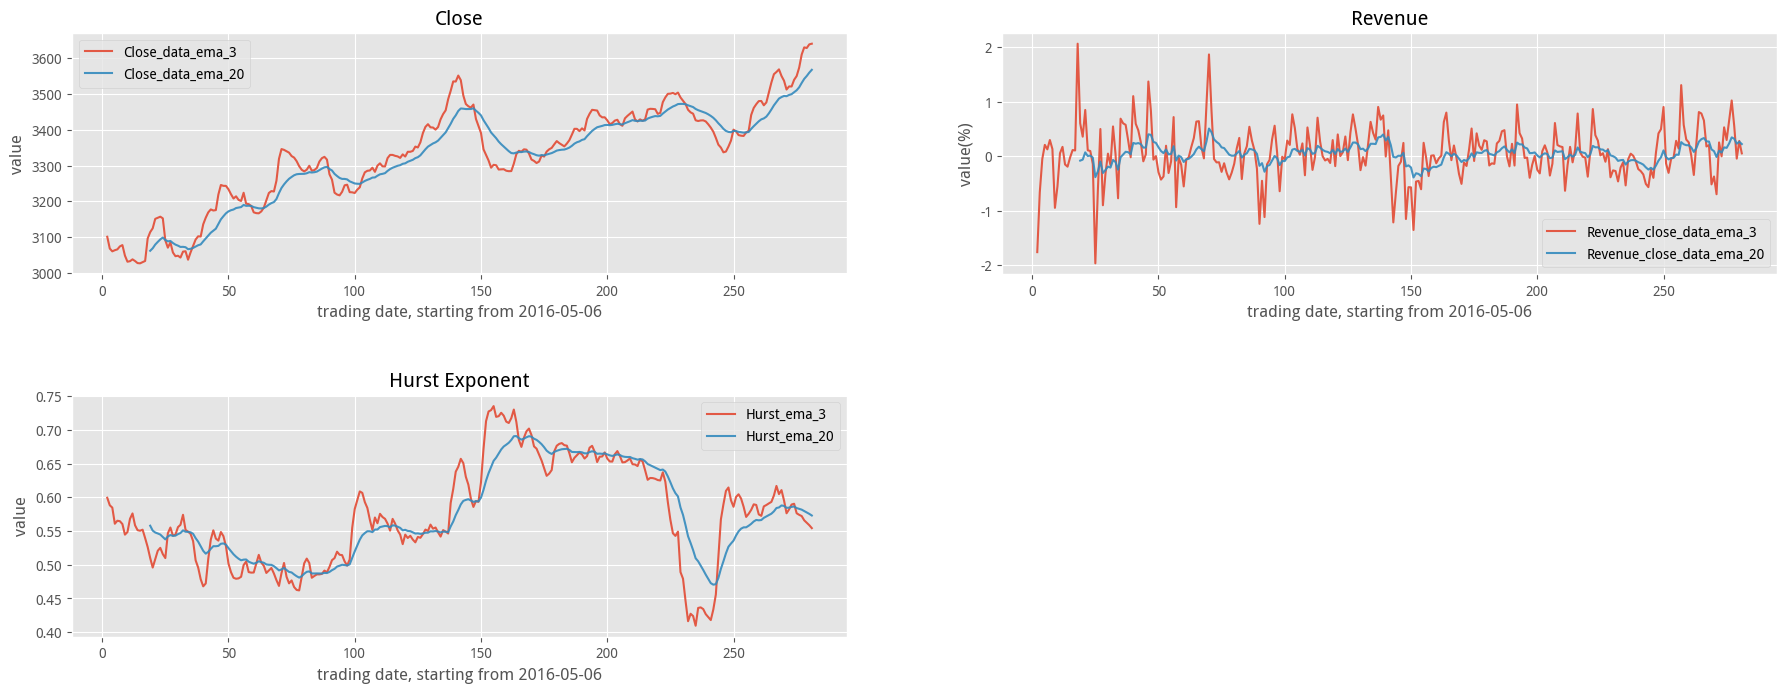

Here is the Python script that generated this plot:
'''
本篇可直接在 rq 的 notebook 运行，无需回测
取最近 80 个交易日的 沪深主力连续收盘点位收益率  
分别分为 [1, 2, 4, 8, 16] 组
单独画图
'''

close_data = get_price('IF88', frequency='1d', start_date='2016-01-01', end_date='2017-06-30')['close']
print('len(close_data): ', len(close_data))

revenue_close_data = 100 * close_data.pct_change().dropna()
print('len(revenue_close_data): ', len(revenue_close_data))

Hurst = [] 
def test_calculate_hurst():
    # 存放所有 H 值
    global Hurst    
    
    # 计算最近 80 个交易日的收益率
    return_close = piece_revenue_close_data
    
    # 创建一个空 list 用于存放 ars_data
    list_ars_data = []
 
    # 对每一个对应的 list_num，都计算以下流程
    for obj_list_num in list_num:
        #print('obj_list_num: ', obj_list_num)
        # 设置一个空 list 用于存储最后的 rs_data
        list_rs_data = []
        # 将 80 个交易日指数收盘点位按组数分割
        for i in range(0, obj_list_num):            
            # 每组对应的长度
            list_size = int(80 / obj_list_num)
            # 每组起始
            start = -(list_size * (i + 1))  -1
            # 每组结束
            end = -(list_size * i) - 1
            # 取出片段
            data = return_close[start: end]
            #print('data: ', data)
            
            # 计算每个片段的均值(mean)
            mean_data = np.mean(data)
            #print('mean_data: ', mean_data)
            
            # 针对每个片段计算离差序列(deviation)
            dev_data = data - mean_data
            #print('dev_data: ', dev_data)
            
            # 计算离差序列的 cumsum
            for dev in dev_data:
                cumsum_dev_data = dev_data.cumsum()
            
            # 计算每个离差序列的 cumsum 的最大差距(widest difference)
            diff_data = max(cumsum_dev_data) - min(cumsum_dev_data)
            #print('diff_data: ', diff_data)
            
            # 计算每个片段的标准差(standard deviation)
            std_data = np.std(data)
            #print('std_data: ', std_data)
            
            # 计算每个片段的 R/S 值
            rs_data = np.array(diff_data) / std_data
            #print('rs_data: ', rs_data)
            
            # 将 R/S 值加入 list_rs_data 用于保存
            list_rs_data.append(rs_data)
            #print(list_rs_data)

        #print(len(list_rs_data))  
        #print(list_rs_data)
        
        # 将各个片段的 R/S 值求平均得到 Average R/S(ARS)
        ars_data = np.mean(list_rs_data)
        #print('ars_data: ', ars_data)
        
        # 将 ars_data 加入 list_ars_data
        list_ars_data.append(ars_data)
    
    #print(list_ars_data)
    
    # ARS 对 10 取对数
    lg_list_ars_data = np.log10(list_ars_data)
    #print('lg_list_ars_data: ', lg_list_ars_data)

    # 对片段大小（size）对 10 取对数
    lg_list_size = np.log10([80, 40, 20, 10, 5]) 
    lg_list_size = [[i] for i in lg_list_size]
    #print('lg_list_size: ', lg_list_size)
    
    # lg_list_ars_data 对 lg_list_num 回归，斜率是 Hurst 指数
    regr = linear_model.LinearRegression()
    regr.fit(lg_list_size, lg_list_ars_data)
    #HURST指数
    beta = regr.coef_ 
    Hurst.append(float(beta))
    return beta, Hurst

def finish_hurst():
    global piece_revenue_close_data
    global list_num 
    
    list_num = [1, 2, 4, 8, 16]
    for i in range(0, len(revenue_close_data) - 80):
        start_num = i 
        end_num = (i + 1) + 80
        piece_revenue_close_data =  revenue_close_data[start_num: end_num]
        
        #print('start: ', i)
        test_calculate_hurst()


import numpy as np  
from sklearn import linear_model
finish_hurst()



import matplotlib.pyplot as plt
import talib

Hurst_ema_3 = talib.EMA(np.array(Hurst), 3)
Hurst_ema_20 = talib.EMA(np.array(Hurst), 20)
Revenue_close_data_ema_3 = talib.EMA(revenue_close_data[80:].values, 3) 
Revenue_close_data_ema_20 = talib.EMA(revenue_close_data[80:].values, 20)    
Close_data_ema_3 = talib.EMA(close_data[81:].values, 3) 
Close_data_ema_20 = talib.EMA(close_data[81:].values, 20)   
    
fig = plt.figure(figsize=(22, 8))
ax1 = fig.add_subplot(2, 2, 3)
ax2 = fig.add_subplot(2, 2, 2)
ax3 = fig.add_subplot(2, 2, 1)
plt.subplots_adjust(hspace=0.5)
                         
ax1.plot(Hurst_ema_3, label='Hurst_ema_3', alpha=0.9)
ax1.plot(Hurst_ema_20, label='Hurst_ema_20', alpha=0.9)
ax1.set_title('Hurst Exponent')
ax1.set_xlabel('trading date, starting from 2016-05-06')
ax1.set_ylabel('value')
ax1.legend(loc='best')

ax2.plot(Revenue_close_data_ema_3, label='Revenue_close_data_ema_3', alpha=0.9)
ax2.plot(Revenue_close_data_ema_20, label='Revenue_close_data_ema_20', alpha=0.9)
ax2.set_title('Revenue')
ax2.set_xlabel('trading date, starting from 2016-05-06')
ax2.set_ylabel('value(%)')
ax2.legend(loc='best')

ax3.plot(Close_data_ema_3, label='Close_data_ema_3', alpha=0.9)
ax3.plot(Close_data_ema_20, label='Close_data_ema_20', alpha=0.9)
ax3.set_title('Close')
ax3.set_xlabel('trading date, starting from 2016-05-06')
ax3.set_ylabel('value')
ax3.legend(loc='best')

plt.grid(True)
plt.show()
